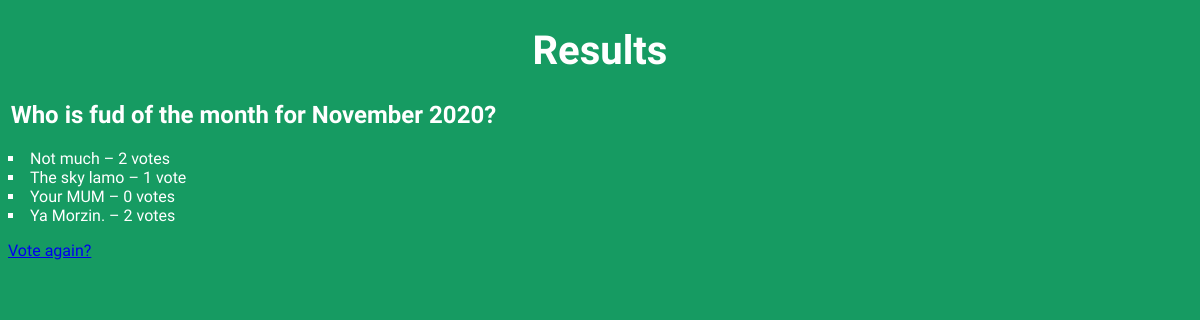
The page /polls/1/results on the database as committed earlier.
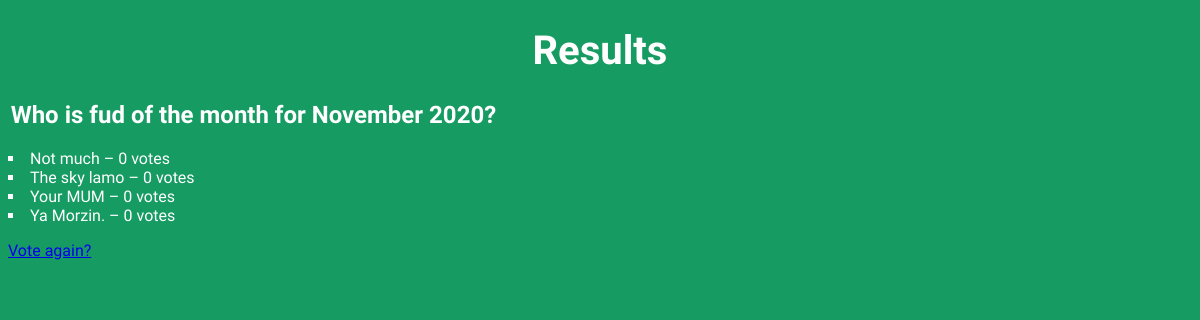
The same page on the database as committed later.
### polls/models.py (models this page shows, shortened)
class Question(models.Model):
    question_text = models.CharField(max_length=200)
    pub_date = models.DateTimeField("date published")
    def was_published_recently(self):
        now = timezone.now()
        return now - datetime.timedelta(days=1) <= self.pub_date <= timezone.now()
    was_published_recently.admin_order_field = 'pub_date'
    was_published_recently.boolean = True
    was_published_recently.short_description = 'Published recently?'

class Choice(models.Model):
    question = models.ForeignKey(Question, on_delete = models.CASCADE)
    choice_text = models.CharField(max_length = 200)
    votes = models.IntegerField(default = 0)

### polls/views.py (the view)
# urls.py: path('<int:pk>/results', views.ResultsView.as_view(), name = 'results'),
class ResultsView(generic.DetailView):
    model = Question
    template_name = 'polls/results.html'

### polls/templates/polls/results.html (shortened to what this page needs)
<!DOCTYPE html>
<html lang="en">
    <head>
        {% load static %}
        <link href="{% static 'polls/style.css' %}" rel="stylesheet"/>
    </head>
    <body>
        <h1>Results</h1>
        <h2>{{ question.question_text }}</h2>
            <ul>
            {% for choice in question.choice_set.all %}
                <li>{{ choice.choice_text }} – {{ choice.votes }} vote{{ choice.votes|pluralize }}</li>
            {% endfor %}
            </ul>
        <a href="{% url 'polls:detail' question.id %}">Vote again?</a>
    </body>
</html>

### polls/static/polls/style.css (style rules this page uses)
html { background-color: #169B62; }
body { font-family: "Fira Sans", sans-serif; color: white; }
h1 { font-size: 40px; text-align: center; }
h2 { padding-left: 2pt; }
ul { list-style: inside square; padding: 0; }
ul li { padding: 8 px 20 px; font-size: 40 px; }

Rows that differ between the two databases and show on the page:
changed Choice "Not much": votes "2" → "0"
changed Choice "The sky lamo": votes "1" → "0"
changed Choice "Ya Morzin.": votes "2" → "0"
